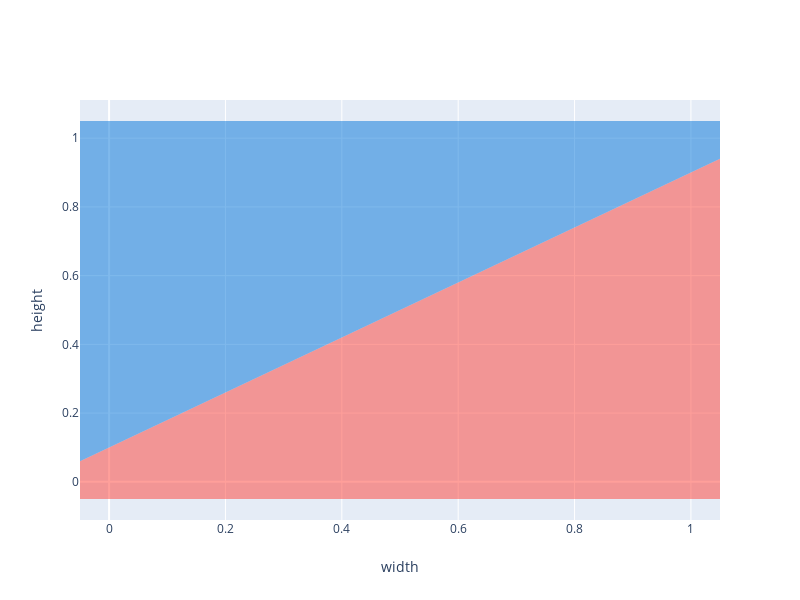

Notebook cell for this chart:
### Markdown cell above
Med en trent modell kan vi gjøre prediksjoner for nye datapunkter. Vi kan da "kaste vekk" all dataen vi brukte for å trene den.

### Code cell
plotter.disable_data_points()
plotter()
